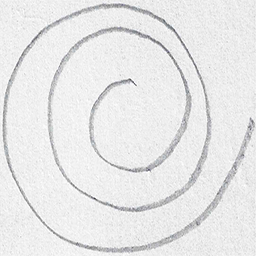
#> input picture Project Development Phase/Sprint 2/Dataset/drawings/spiral/training/healthy/V03HE2.png, 256 x 256 px; its folder holds only this picture in this run
$ jupyter execute --allow-errors Parkinson_Spiral_Model.ipynb
#> lines starting #> are read from the running program, lines starting #| are printed output that depends on the picture; after the words box and inside, x2 and y2 are one past the last pixel; in counts of white or black regions, pixels touching at a corner belong together
#> further down, image is the input picture: shape (256, 256, 3); mean B, G, R 231.8, 231.6, 231.6
# SPIRAL

### Importing libraries

[cell 1]
import numpy as np
import pandas as pd
import matplotlib.pyplot as plt
import seaborn as sns
import os
import cv2
import pickle
from imutils import build_montages
from sklearn.preprocessing import LabelEncoder
from sklearn.ensemble import RandomForestClassifier
from skimage import feature
from sklearn.metrics import confusion_matrix, accuracy_score

### Label Encoder

[cell 2]
le = LabelEncoder()

### MODEL - Random Forest Classifier

[cell 3]
model = RandomForestClassifier(n_estimators = 1000)

### Get image features

[cell 4]
def get_features(image):
    features = feature.hog(image, orientations = 9, pixels_per_cell = (10,10),
                         cells_per_block = (2 , 2), transform_sqrt = True, block_norm = "L1")
    return features

### Images Paths

[cell 5]
fp_spiral_train_healthy = './Dataset/drawings/spiral/training/healthy'
fp_spiral_train_park = './Dataset/drawings/spiral/training/parkinson'

spiral_train_healthy = os.listdir(fp_spiral_train_healthy)
#> (the rest of this cell did not finish here and is left out)

## Splitting into Dependent and Independent Data

[cell 6]
trainX = []
testX = []
outputs = []
trainY = []
testY = []

## Function to preprocess images

[cell 7]
def preprocess_images(image, data):
    image = cv2.cvtColor(image, cv2.COLOR_BGR2GRAY)
#> image: shape (256, 256)
    image = cv2.resize(image, (200, 200))
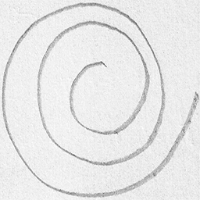
#> image: shape (200, 200); min 103, max 254, mean 231.5
    image = cv2.threshold(image, 0, 255, cv2.THRESH_BINARY_INV | cv2.THRESH_OTSU)[1]
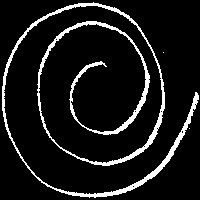
#> image: shape (200, 200); 9.3% white; 3 white regions (2 under 20 px), largest, box (x1, y1, x2, y2) and area: (2, 2, 199, 198) 3726
    features = get_features(image)
#> in get_features, `features = feature.hog(image, orientations = 9, pixels_per_cell = (10,..`: features = 12996 values, max 1 at index 11112, min 0 at index 0, mean 0.0212
    data.append(features)
    return data

### TRAINING DATA

[cell 8]
for i in spiral_train_healthy:
    image = cv2.imread(fp_spiral_train_healthy + '/' + i)
    trainX = preprocess_images(image, trainX)
#> trainX = 1 item
    trainY.append('healthy')

$ run again, on Project Development Phase/Sprint 2/Dataset/drawings/spiral/training/healthy/V07HE03.png
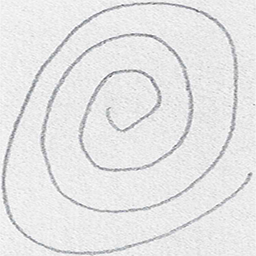
#> input picture Project Development Phase/Sprint 2/Dataset/drawings/spiral/training/healthy/V07HE03.png, 256 x 256 px
#> image is the input picture: shape (256, 256, 3); mean B, G, R 229.8, 229.4, 229.4
#> in preprocess_images, `image = cv2.resize(image, (200, 200))`:
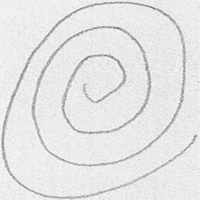
#> image: shape (200, 200); min 104, max 255, mean 229.3
#> in preprocess_images, `image = cv2.threshold(image, 0, 255, cv2.THRESH_BINARY_INV | cv2.THRES..`:
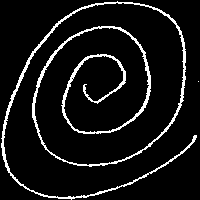
#> image: shape (200, 200); 8.2% white in thin lines or dots
#> in get_features, `features = feature.hog(image, orientations = 9, pixels_per_cell = (10,..`: features = 12996 values, max 1 at index 6075, min 0 at index 0, mean 0.0231
#> trainX = 1 item

$ run again, on Project Development Phase/Sprint 2/Dataset/drawings/spiral/training/healthy/V09HE03.png
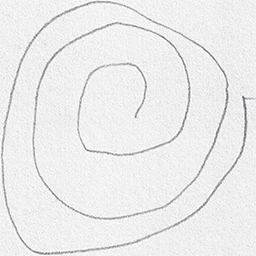
#> input picture Project Development Phase/Sprint 2/Dataset/drawings/spiral/training/healthy/V09HE03.png, 256 x 256 px
#> image is the input picture: shape (256, 256, 3); mean B, G, R 236, 235.8, 235.8
#> in preprocess_images, `image = cv2.resize(image, (200, 200))`:
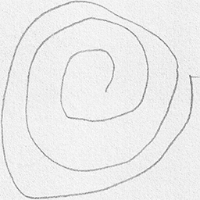
#> image: shape (200, 200); min 111, max 255, mean 235.7
#> in preprocess_images, `image = cv2.threshold(image, 0, 255, cv2.THRESH_BINARY_INV | cv2.THRES..`:
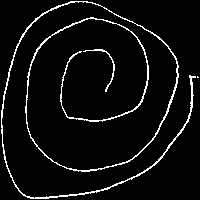
#> image: shape (200, 200); 5.5% white in thin lines or dots
#> in get_features, `features = feature.hog(image, orientations = 9, pixels_per_cell = (10,..`: features = 12996 values, max 1 at index 9389, min 0 at index 0, mean 0.0217
#> trainX = 1 item

$ run again, on Project Development Phase/Sprint 2/Dataset/drawings/spiral/training/healthy/V11HE02.png
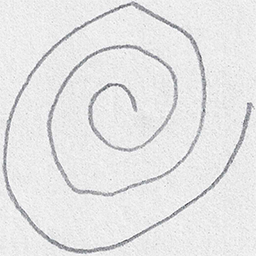
#> input picture Project Development Phase/Sprint 2/Dataset/drawings/spiral/training/healthy/V11HE02.png, 256 x 256 px
#> image is the input picture: shape (256, 256, 3); mean B, G, R 229.3, 228.9, 228.9
#> in preprocess_images, `image = cv2.resize(image, (200, 200))`:
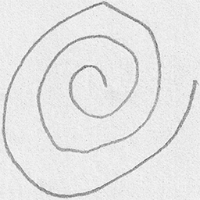
#> image: shape (200, 200); min 98, max 253, mean 228.8
#> in preprocess_images, `image = cv2.threshold(image, 0, 255, cv2.THRESH_BINARY_INV | cv2.THRES..`:
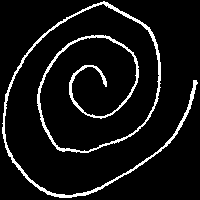
#> image: shape (200, 200); 7.5% white in thin lines or dots
#> in get_features, `features = feature.hog(image, orientations = 9, pixels_per_cell = (10,..`: features = 12996 values, max 1 at index 6468, min 0 at index 0, mean 0.0213
#> trainX = 1 item

$ run again, on Project Development Phase/Sprint 2/Dataset/drawings/spiral/training/healthy/V04HE02.png
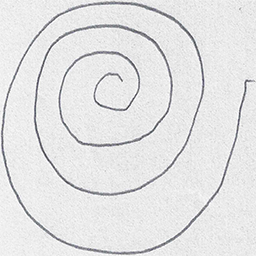
#> input picture Project Development Phase/Sprint 2/Dataset/drawings/spiral/training/healthy/V04HE02.png, 256 x 256 px
#> image is the input picture: shape (256, 256, 3); mean B, G, R 228.4, 227.9, 227.9
#> in preprocess_images, `image = cv2.resize(image, (200, 200))`:
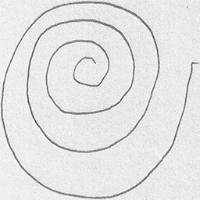
#> image: shape (200, 200); min 68, max 255, mean 227.8
#> in preprocess_images, `image = cv2.threshold(image, 0, 255, cv2.THRESH_BINARY_INV | cv2.THRES..`:
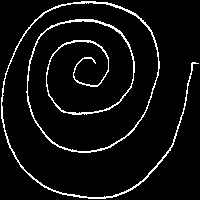
#> image: shape (200, 200); 6.1% white in thin lines or dots
#> in get_features, `features = feature.hog(image, orientations = 9, pixels_per_cell = (10,..`: features = 12996 values, max 1 at index 9362, min 0 at index 0, mean 0.0222
#> trainX = 1 item
